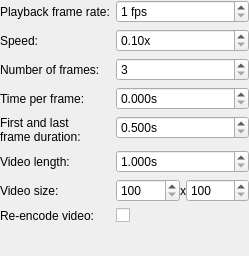
<?xml version="1.0" encoding="UTF-8"?>
<ui version="4.0">
 <class>ReplayRecorderSettingsWidget</class>
 <widget class="QWidget" name="ReplayRecorderSettingsWidget">
  <property name="geometry">
   <rect>
    <x>0</x>
    <y>0</y>
    <width>249</width>
    <height>256</height>
   </rect>
  </property>
  <property name="windowTitle">
   <string>Form</string>
  </property>
  <layout class="QFormLayout" name="formLayout">
   <property name="leftMargin">
    <number>0</number>
   </property>
   <property name="topMargin">
    <number>0</number>
   </property>
   <property name="rightMargin">
    <number>0</number>
   </property>
   <property name="bottomMargin">
    <number>0</number>
   </property>
   <item row="0" column="0">
    <widget class="QLabel" name="label">
     <property name="text">
      <string>Playback frame rate:</string>
     </property>
    </widget>
   </item>
   <item row="0" column="1">
    <widget class="QSpinBox" name="playbackFrameRateSpinBox">
     <property name="suffix">
      <string> fps</string>
     </property>
     <property name="minimum">
      <number>1</number>
     </property>
     <property name="maximum">
      <number>1000</number>
     </property>
     <property name="value">
      <number>1</number>
     </property>
    </widget>
   </item>
   <item row="1" column="0">
    <widget class="QLabel" name="label_2">
     <property name="text">
      <string>Speed:</string>
     </property>
    </widget>
   </item>
   <item row="1" column="1">
    <widget class="QDoubleSpinBox" name="speedSpinBox">
     <property name="suffix">
      <string>x</string>
     </property>
     <property name="minimum">
      <double>0.100000000000000</double>
     </property>
     <property name="maximum">
      <double>1000000.000000000000000</double>
     </property>
     <property name="singleStep">
      <double>0.100000000000000</double>
     </property>
     <property name="stepType">
      <enum>QAbstractSpinBox::AdaptiveDecimalStepType</enum>
     </property>
     <property name="value">
      <double>0.100000000000000</double>
     </property>
    </widget>
   </item>
   <item row="2" column="0">
    <widget class="QLabel" name="label_3">
     <property name="text">
      <string>Number of frames:</string>
     </property>
    </widget>
   </item>
   <item row="2" column="1">
    <widget class="QSpinBox" name="numberOfFramesSpinBox">
     <property name="minimum">
      <number>3</number>
     </property>
     <property name="maximum">
      <number>1000000</number>
     </property>
    </widget>
   </item>
   <item row="3" column="0">
    <widget class="QLabel" name="label_4">
     <property name="text">
      <string>Time per frame:</string>
     </property>
    </widget>
   </item>
   <item row="3" column="1">
    <widget class="QDoubleSpinBox" name="timePerFrameSpinBox">
     <property name="suffix">
      <string>s</string>
     </property>
     <property name="decimals">
      <number>3</number>
     </property>
     <property name="maximum">
      <double>3600.000000000000000</double>
     </property>
     <property name="singleStep">
      <double>0.001000000000000</double>
     </property>
    </widget>
   </item>
   <item row="4" column="0">
    <widget class="QLabel" name="label_5">
     <property name="text">
      <string>First and last
frame duration:</string>
     </property>
    </widget>
   </item>
   <item row="4" column="1">
    <widget class="QDoubleSpinBox" name="extremeFrameDurationSpinBox">
     <property name="suffix">
      <string>s</string>
     </property>
     <property name="decimals">
      <number>3</number>
     </property>
     <property name="minimum">
      <double>0.500000000000000</double>
     </property>
     <property name="maximum">
      <double>10.000000000000000</double>
     </property>
     <property name="singleStep">
      <double>0.010000000000000</double>
     </property>
    </widget>
   </item>
   <item row="5" column="0">
    <widget class="QLabel" name="label_6">
     <property name="text">
      <string>Video length:</string>
     </property>
    </widget>
   </item>
   <item row="5" column="1">
    <widget class="QDoubleSpinBox" name="videoLengthSpinBox">
     <property name="suffix">
      <string>s</string>
     </property>
     <property name="decimals">
      <number>3</number>
     </property>
     <property name="minimum">
      <double>1.000000000000000</double>
     </property>
     <property name="maximum">
      <double>86400.000000000000000</double>
     </property>
    </widget>
   </item>
   <item row="6" column="0">
    <widget class="QLabel" name="label_7">
     <property name="text">
      <string>Video size:</string>
     </property>
    </widget>
   </item>
   <item row="6" column="1">
    <layout class="QHBoxLayout" name="horizontalLayout">
     <property name="spacing">
      <number>0</number>
     </property>
     <item>
      <widget class="QSpinBox" name="videoWidthSpinBox">
       <property name="minimum">
        <number>100</number>
       </property>
       <property name="maximum">
        <number>10000</number>
       </property>
      </widget>
     </item>
     <item>
      <widget class="QLabel" name="label_8">
       <property name="sizePolicy">
        <sizepolicy hsizetype="Maximum" vsizetype="Preferred">
         <horstretch>0</horstretch>
         <verstretch>0</verstretch>
        </sizepolicy>
       </property>
       <property name="text">
        <string>x</string>
       </property>
      </widget>
     </item>
     <item>
      <widget class="QSpinBox" name="videoHeightSpinBox">
       <property name="minimum">
        <number>100</number>
       </property>
       <property name="maximum">
        <number>10000</number>
       </property>
       <property name="value">
        <number>100</number>
       </property>
      </widget>
     </item>
    </layout>
   </item>
   <item row="7" column="0">
    <widget class="QLabel" name="label_9">
     <property name="text">
      <string>Re-encode video:</string>
     </property>
    </widget>
   </item>
   <item row="7" column="1">
    <widget class="QCheckBox" name="reEncodeCheckBox">
     <property name="text">
      <string/>
     </property>
    </widget>
   </item>
  </layout>
 </widget>
 <resources/>
 <connections/>
</ui>
